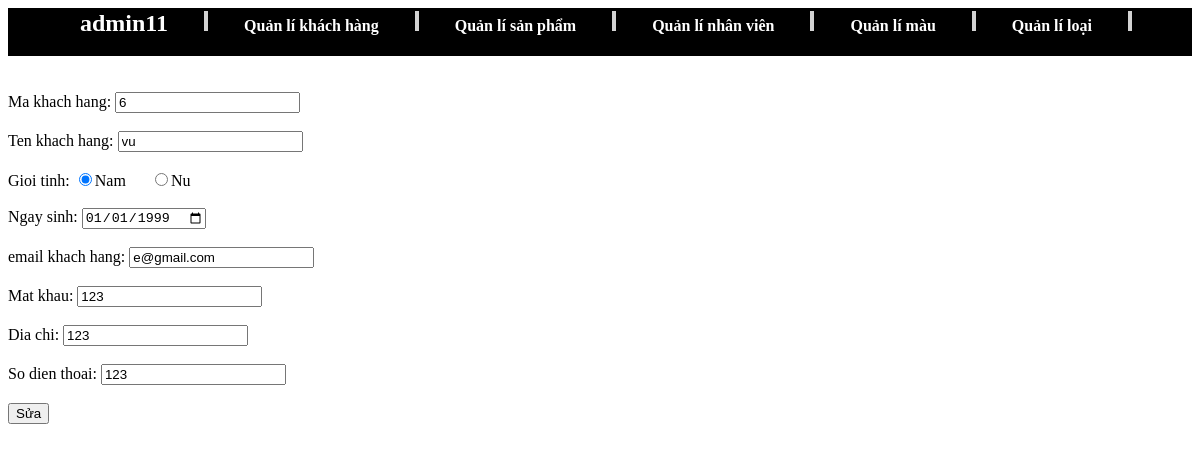
Screenshot of /admin/index.php?sua=edit_khachhang&id=6 (signed in) with the database file from the repository.
### tables this page shows
CREATE TABLE `khachhang` (
  `makh` int(20) NOT NULL,
  `tenkh` varchar(100) NOT NULL,
  `gioitinh` varchar(10) NOT NULL,
  `ngaysinh` date NOT NULL,
  `email` varchar(100) NOT NULL,
  `matkhau` varchar(100) NOT NULL,
  `diachi` varchar(100) NOT NULL,
  `sodienthoai` int(11) NOT NULL
);

### admin/index.php (called while the page is built, shortened)
<?php session_start();
 include('includes/header.php') ?>
<?php
	include('functions/config.php');
?>
<?php include('includes/footer.php') ?>

### admin/functions/edit_khachhang.php (the view, shortened to what this page needs)
<?php require_once("includes/connection.php");
      $sql = "select * from khachhang where makh = '$_GET[id]'";
      $query = mysqli_query($con, $sql);
      $data = mysqli_fetch_array($query);
      $nam = "unchecked";
      $nu = "unchecked";
      if($data["gioitinh"]=="Nam")
      {
            $nam = "checked";
      }
      else{ $nu = "checked"; }
      		?>
<br/>
	<form method="POST" action="index.php?sua=edit_khachhang">
             Ma khach hang:
      <input type="text" readonly name="maKH" value="<?php echo $data["makh"] ?>" /><br/><br/>
            Ten khach hang:
      <input type="text" name="tenKH" value="<?php echo $data["tenkh"] ?>"/><br/><br/>
      Gioi tinh:
      <input type="radio" name="gt" value="Nam" <?php echo $nam ?>/>Nam &emsp;
      <input type="radio" name="gt" value="Nu" <?php echo $nu ?>/>Nu
      <br/><br/>
      Ngay sinh:
      <input type="date" name="date" value="<?php echo $data["ngaysinh"] ?>"/><br/><br/>
      email khach hang:
      <input type="email" name="email" value="<?php echo $data["email"] ?>"/><br/><br/>
      Mat khau:
      <input type="text" name="pass" value="<?php echo $data["matkhau"] ?>"/><br/><br/>
      Dia chi:
      <input type="text" name="diachi" value="<?php echo $data["diachi"] ?>"/><br/><br/>
      So dien thoai:
      <input type="number" name="sdt" value="<?php echo $data["sodienthoai"] ?>"/><br/><br/>
		 <button  type="submit" name="btnSua">Sửa</button>
	</form>

### rows the page displays
khachhang: maKH "6", tenKH "vu", date "01/01/1999", email "e@gmail.com", pass "123", diachi "123", sdt "123"

### other values shown
$_SESSION["nhanvien"]["accad"] "admin11"
